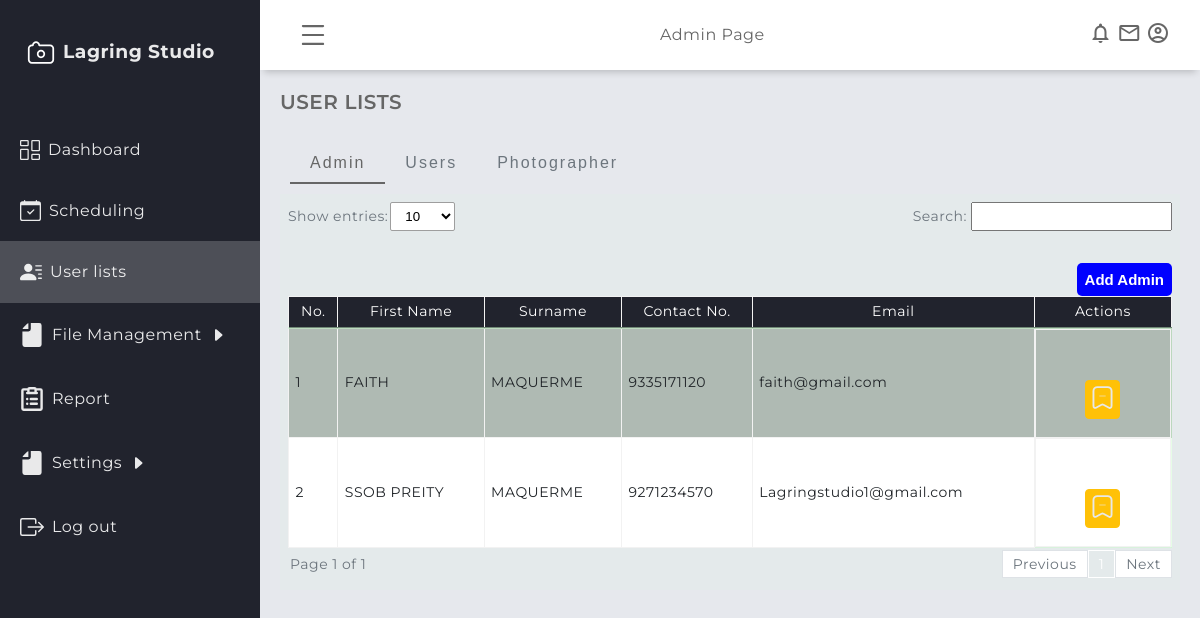
/admin/user_list.php (signed in), run on an earlier commit of the app's database.
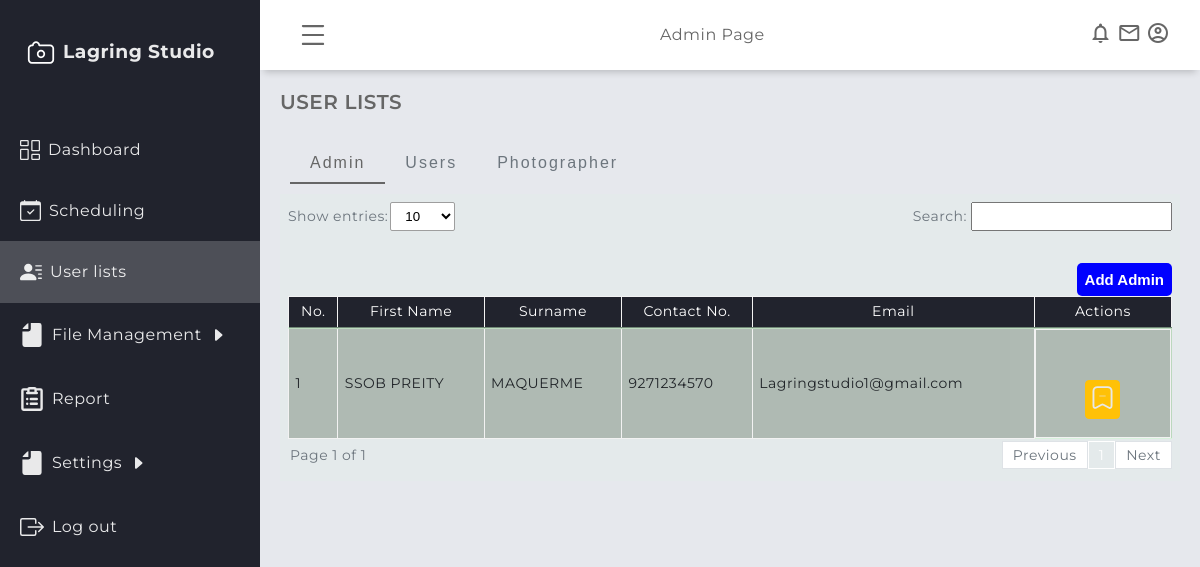
And on a later commit of the database.
### tables this page shows
CREATE TABLE IF NOT EXISTS `users` (
  `user_id` int NOT NULL AUTO_INCREMENT,
  `firstname` varchar(200) NOT NULL,
  `middlename` varchar(200) NOT NULL,
  `surname` varchar(200) NOT NULL,
  `registration_date` datetime NOT NULL DEFAULT CURRENT_TIMESTAMP,
  `contact` bigint NOT NULL,
  `email` varchar(200) NOT NULL,
  `password` varchar(200) NOT NULL,
  `role` varchar(250) NOT NULL,
  PRIMARY KEY (`user_id`)
);

### admin/user_list.php (the view, shortened to what this page needs)
<?php include('session.php'); ?>
<!DOCTYPE html>
<html lang="en">
    <head>
        <link rel="stylesheet" href="../assets/admin/css/dashboardcontainer.css" />
        <link rel="stylesheet" href="../assets/global/css/design.css" />
        <link rel="stylesheet" href="../assets/global/css/table.css" />
        <link rel="stylesheet" href="../assets/global/css/global.css" />
        <link rel="stylesheet" href="../assets/admin/css/services.css" />
    </head>
    <body>
        <div class="grid-container">
            <?php require "header/header.php"?>
            <?php require "navigation/sidebar.php"?>
            <main class="main-container">
                <div class="main-title">
                    <p class="font-weight-bold">USER LISTS</p>
                </div>
                <div class="button-group-container">
                    <div class="button-group">
                        <button class="btnClass active" onclick="showTable('table1')">Admin</button>
                        <button class="btnClass" onclick="showTable('table2')">Users</button>
                        <button class="btnClass" onclick="showTable('table3')">Photographer</button>
                    </div>
                </div>
                <div class="container bg-dirty py-2 my-0 px-2">
                    <div class= "showAndSearch  text-secondary align-items-center mb-1">
                        <div class= "align-items-center">
                            <label >Show entries:</label>
                            <select id="entriesPerPage">
                                <option value="10">10</option>
                            </select>
                        </div>
                        <div class= "align-items-center">
                            <label for="searchInput" class="pr-1" >Search:</label>
                            <div style="position: relative;">
                                <input type="text" id="searchInput" >
                            </div>
                        </div>
                        <div id="table1" class="table-group-container active">
                        <div class="add">
                            <button class="modal-trigger" data-modal-id="modal_add-admin">Add Admin</button>
                        </div>
                            <table id="table1" class="table table-striped table-bordered w-100">
                                <thead>
                                    <tr>
                                        <th>No.</th>
                                        <th>First Name</th>
                                        <th>Surname</th>
                                        <th>Contact No.</th>
                                        <th>Email</th>
                                        <th>Actions</th>
                                    </tr>
                                </thead>
                                <tbody>
                                <?php
                                    $i = 1;
                                    $sql = mysqli_query($connection, "SELECT * FROM users WHERE role = 'ADMIN' ORDER BY firstname ASC") or die(mysqli_error($connection));
                                    if (mysqli_num_rows($sql) > 0) {
                                    while ($row = mysqli_fetch_array($sql)) {
                                        $fname = $row['firstname'];
                                        $lname = $row['surname'];
                                        $contact = $row['contact'];
                                        $email = $row['email'];
                                    ?>
                                    <tr>
                                        <td><?php echo $i++ ?></td>
                                        <td><?php echo strtoupper($fname);?></td>
                                        <td><?php echo strtoupper($lname);?></td>
                                        <td><?php echo $contact; ?></td>
                                        <td><?php echo $email; ?></td>
                                        <td class="justify-space-evenly">
                                            <a
                                                href="#"
                                                rel="tooltip"
                                                title="archive"
                                                class="modal-trigger"
                                                data-modal-id="<?php echo 'archive_announcements'; ?>">
                                                    <button class="p-1 m-1 btn btn-warning">
                                                    </button>
                                            </a>
                                        </td>
                                    </tr>
                                    <?php
                                    }}
                                    else {echo '<tr><td colspan="6" style="text-align: center;">No records found.</td></tr>';}
                                ?>
                                </tbody>
                            </table>
                        </div>
                            <div class="pagination-container">
                            <div id="pagination-label"></div>
                            <div id="pagination" class="pagination"></div>
                        </div>
                    </div>
                </div>
            </main>
        </div>
    </body>
</html>

### admin/header/header.php (shortened to what this page needs)
<header class="header">
    <div class="menu-icon toggleBtn">
    </div>
    <div class="header-left">Admin Page</div>
    <div class="header-right">
        <span class="material-icons-outlined">notifications</span>
        <span class="material-icons-outlined">email</span>
        <span class="material-icons-outlined">account_circle</span>
    </div>
</header>

### admin/navigation/sidebar.php (shortened to what this page needs)
<aside class="sidebar" id="sidebar">
    <div class="sidebar-title">
        <div class="sidebar-brand">
            <h3>Lagring Studio</h3>
        </div>
    </div>
    <ul class="sidebar-list">
    <?php $current_page = basename($_SERVER['PHP_SELF']); ?>
        <li <?php if ($current_page === 'admindashboard.php') echo 'class="navLinkActive"';?>>
            <a href="admindashboard.php">
                Dashboard
            </a>
        </li>
        <li <?php if ($current_page === 'calendar.php') echo 'class="navLinkActive"';?>>
            <a href="calendar.php">
                Scheduling
            </a>
        </li>
        <li <?php if ($current_page === 'user_list.php') echo 'class="navLinkActive"';?>>
            <a href="user_list.php">
                User lists
            </a>
        </li>
        <li <?php if (
                    $current_page === 'website.php' ||
                     $current_page === 'website.php')
                    echo 'class="navLinkActive"';?>>
        <a href="#" id="managementLink">
            File Management
            <svg
                xmlns="http://www.w3.org/2000/svg"
                width="16"
                height="16"
                fill="currentColor"
                class="bi bi-caret-right-fill"
                viewBox="0 0 16 16">
                <path
                        d="m12.14 8.753-5.482 4.796c-.646.566-1.658.106-1.658-.753V3.204a1 1 0 0 1 1.659-.753l5.48 4.796a1 1 0 0 1 0 1.506z"/>
            </svg>
        </a>
    </li>
        <li <?php if ($current_page === 'report.php') echo 'class="navLinkActive"';?>>
            <a href="report.php">
            Report
            </a>
        </li>
        <li <?php if (
                    $current_page === 'profile.php' ||
                     $current_page === 'backup.php')
                    echo 'class="navLinkActive"';?>>
        <a href="#" id="settingsLink">
            Settings
            <svg
                xmlns="http://www.w3.org/2000/svg"
                width="16"
                height="16"
                fill="currentColor"
                class="bi bi-caret-right-fill"
                viewBox="0 0 16 16">
                <path
                        d="m12.14 8.753-5.482 4.796c-.646.566-1.658.106-1.658-.753V3.204a1 1 0 0 1 1.659-.753l5.48 4.796a1 1 0 0 1 0 1.506z"/>
            </svg>
        </a>
    </li>
        <li class="sidebar-list-item">
            <a href="../logoutmodule/logout.php">
                Log out
            </a>
        </li>
    </ul>
</aside>

### assets/admin/css/dashboardcontainer.css (style rules this page uses)
.header { position: fixed; top: 0; right: 0; height: 70px; width: calc(100% - 260px); background-color: #ffffff; display: flex; align-items: center; justify-content: space-between; padding: 0 30px 0 30px; box-shadow: 0 6px 7px -4px rgba(0, 0, 0, 0.2); transition: all 0.5s; -webkit-transition: all 0.5s; z-index: 8; }
.material-icons-outlined { cursor: pointer; }
.menu-icon { display: flex; justify-content: center; align-items: center; padding: 0.5rem; border-radius: 50%; cursor: pointer; }
.sidebar { position: fixed; top: 0; left: 0; width: 260px; height: 100vh; background-color: #21232d; color: rgb(255, 255, 255, 0.9); overflow-y: auto; overflow-x: hidden; transition: all 0.5s; -webkit-transition: all 0.5s; z-index: 9; }
.sidebar-title { display: flex; justify-content: space-between; align-items: center; padding: 20px 20px 20px 20px; margin-bottom: 30px; }
.sidebar-brand { display: flex; align-items: center; gap: 0.5rem; margin-top: 15px; font-weight: 700; text-align: center; }
.sidebar-list { padding: 0; margin-top: 15px; list-style-type: none; }
.navLinkActive a { background-color: rgba(255, 255, 255, 0.2); }
.sidebar-list li { display: block; }
.sidebar-list li a { padding: 20px; text-decoration: none; color: rgb(255, 255, 255, 0.9); display: flex; align-items: center; gap: 0.5rem; }
.main-container { margin-top: 70px; margin-left: 260px; padding: 1.25rem; min-height: calc(100vh - 70px); transition: all 0.5s; -webkit-transition: all 0.5s; z-index: 8; }
.main-title { margin: 0 0 1.25rem 0; }
.main-title p { font-size: 1.25rem; }

### assets/global/css/design.css (style rules this page uses)
:root { --blue1: rgba(36, 175, 242); --blue2: rgba(7, 164, 241); --blue3: rgba(23, 147, 217); --blue4: rgba(4, 127, 204); --blue5: rgba(30,144,255); --light_blue: rgba(63, 194, 250); --dim_blue: rgba(137, 192, 223); --dark_blue: rgba(30, 70, 139); --gray: rgba(208, 216, 227); --dark_gray: rgba(141, 164, 196); --dirty_white: rgba(244, 244, 244); --red: rgba(254, 0, 0); --maroon: rgba(154, 0, 0); }
* { margin: 0; padding: 0; box-sizing: border-box; }
body { font-family: "Montserrat", sans-serif; letter-spacing: 0.5px; line-height: 1.2; scrollbar-color: smooth; background-color: #e6e8ed; color: #666666; }
.font-weight-bold { font-weight: 600; }

### assets/global/css/table.css (style rules this page uses)
.table { width: 100%; margin-bottom: 2px; color: #212529; border-collapse: collapse; white-space: nowrap; }
.table th, .table td { padding: 0.4rem; align-items: center; border-top: 1px solid #cafaca77; }
.table thead th { vertical-align: bottom; border-bottom: 2px solid #cafaca77; background-color: #21232d; color: white; font-weight: normal; text-align: center; }
#table1 tbody tr:nth-child(odd) { background-color: #73847377; }
.table-bordered { border: 1px solid #cafaca77; }
.table-bordered th, .table-bordered td { border: 1px solid hsl(0, 0%, 95%); }
.table-bordered thead th, .table-bordered thead td { border-bottom-width: 2px; }
.table-striped tbody tr { background-color: rgba(0, 0, 0, 0.1); }
#entriesPerPage { background-color: white; border: 1px solid rgb(158, 158, 158); border-radius: 2px; padding: 5px 10px; align-items: center; margin-left: 2px; outline: none; }
#searchInput { padding: 5px 10px; outline: none; }
.showAndSearch { display: flex; justify-content: space-between; flex-wrap: wrap; font-size: 14px; margin-bottom: 10px; }
.pagination-container { display: flex; justify-content: space-between; align-items: center; font-size: 14px; width: 100%; }
#pagination-label { color: #6c757d; padding-left: 2px; }
.pagination { display: flex; align-items: center; }
.button-group { display: flex; white-space: nowrap; align-items: center; padding: 10px 10px 0px 10px; width: 100%; }
.btnClass { padding: 10px 20px; background: none; color: #6c757d; border: none; font-size: 16px; cursor: pointer; text-align: center; border-bottom: 2px solid transparent; letter-spacing: 2px; }
.btnClass.active { color: var(--green1); border-bottom-color: var(--green1); }
.table-group-container { display: none; overflow-x: auto; }
.table-group-container.active { display: block; width: 100%; }
#table1 tbody tr:nth-child(even) { background-color: #ffffff; }

### assets/admin/css/services.css (style rules this page uses)
.add { display: flex; justify-content: end; }
.add button { padding: 0.5rem; border:none; outline:none; cursor: pointer; background-color: blue; color: #fff; border-radius: 5px; }

What changed in the data, as far as the page shows it:
removed users: firstname "FAITH", surname "MAQUERME", contact "9335171120", email "faith@gmail.com"
